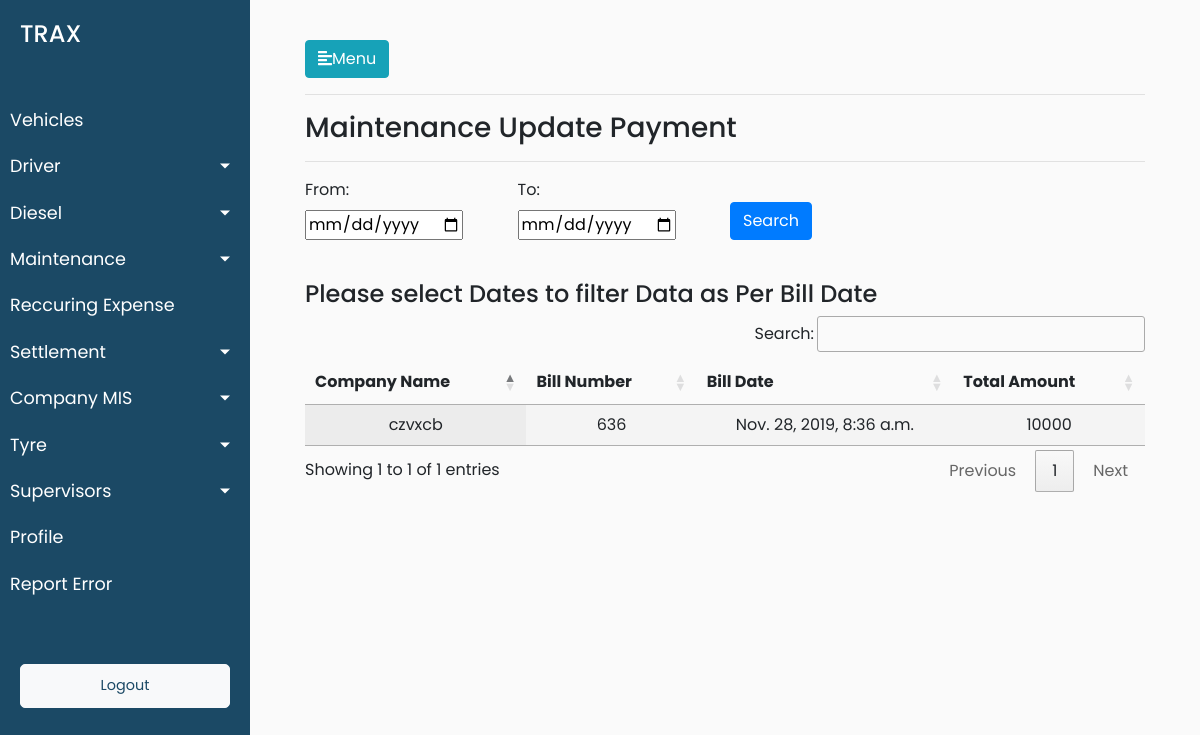
Before: /maintenance/maintenance_update_payment (signed in) with the older database file.
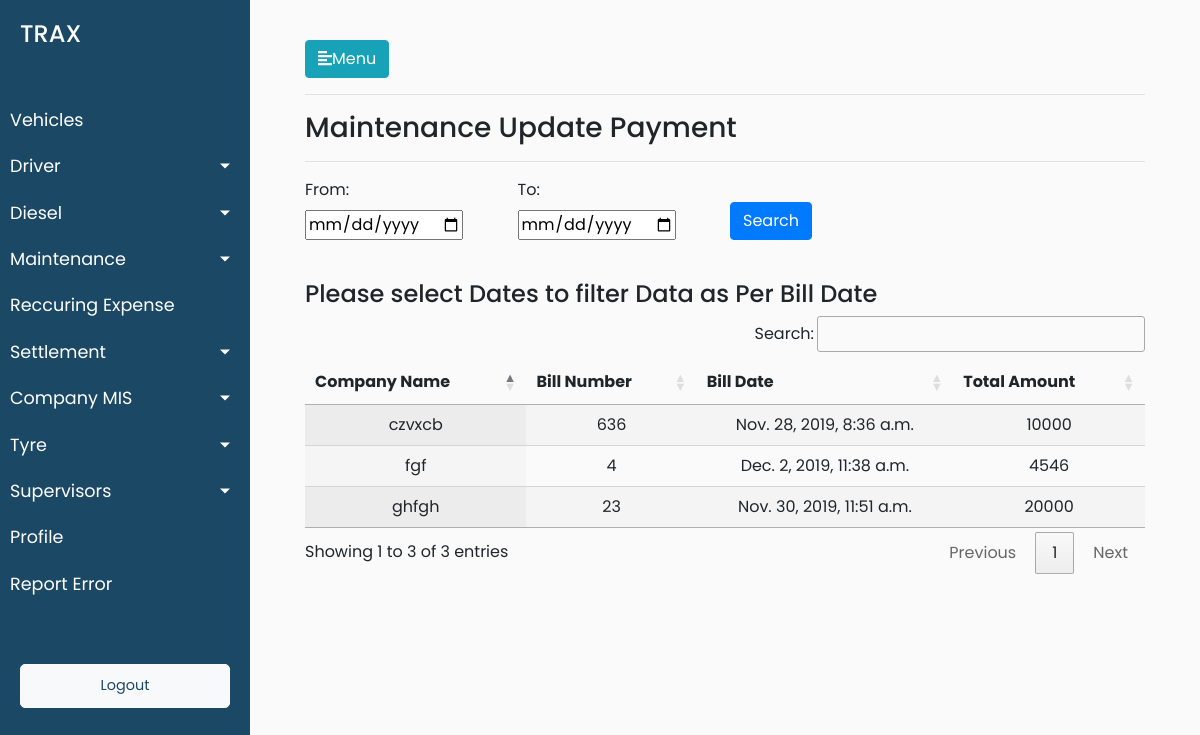
After: the same page with the newer database file.
### trax_vehicle_manager_data/models.py (models this page shows, shortened)
class Expenses(models.Model):
    expense_name = models.CharField(max_length=50)
    expense_id = models.PositiveSmallIntegerField()
    expense_vehicle_id = models.ForeignKey(Vehicles, on_delete = models.CASCADE)

class Maintenance(Expenses):
    YES = 'yes'
    NO = 'no'
    chalak_malak_choices = ((YES,'yes'),(NO,'no'))
    vehicle_number = models.PositiveIntegerField()
    vehicle_detail = models.CharField(max_length=50)
    bill_date = models.DateTimeField(default=timezone.now)
    vehicle_type = models.CharField(max_length=50)
    chalak_malal = models.CharField(choices=chalak_malak_choices,max_length=100)
    company_name = models.CharField(max_length=50)
    odometer_reading = models.PositiveIntegerField()
    bill_number = models.PositiveIntegerField()
    dealer_part_number = models.PositiveIntegerField()
    maintenance_dealer_name = models.CharField(max_length=900)
    particular = models.CharField(max_length=50)
    particular_details = models.CharField(max_length=50)
    quantity = models.PositiveIntegerField()
    rate = models.PositiveIntegerField()
    amount = models.PositiveIntegerField()
    discount = models.PositiveIntegerField()
    tax = models.PositiveIntegerField()
    tds = models.PositiveIntegerField()
    labour_charge = models.PositiveIntegerField()
    total_amount = models.PositiveIntegerField()

### trax_vehicle_manager_data/views.py (the view)
# urls.py: path('maintenance/maintenance_update_payment',views.maintenance_update_payment,name='maintenance_update_payment'),
@login_required(login_url='/login')
def maintenance_update_payment(request):
    maintenanceobjectlist = []
    if request.method == "POST":
        date1=request.POST['date1']
        date2=request.POST['date2']
        maintenanceobjectlist = Maintenance.objects.filter(bill_date__range=[date1,date2]).all()
        filter_date = "True"
        data =  {'maintenance_data_objects':maintenanceobjectlist,'date1':date1,'date2':date2,'filter_date':filter_date}
    else:
        maintenanceobjectlist = Maintenance.objects.all()
        data = {'maintenance_data_objects':maintenanceobjectlist}
    return render(request,'trax_vehicle_manager_data/maintenance_update_payment.html',data)

### trax_vehicle_manager_data/templates/trax_vehicle_manager_data/maintenance_update_payment.html (shortened to what this page needs)
{% extends 'trax_vehicle_manager_data/base.html' %}
{% load static %}
{% block stylesheets %}
<link rel="stylesheet" href="//cdn.datatables.net/1.10.19/css/jquery.dataTables.min.css">
{% endblock stylesheets %}
{% block content %}
<hr>
<h3>Maintenance Update Payment</h3>
<hr>
<form action={% url 'trax_vehicle_manager_data:maintenance_update_payment' %} method="post">
                        <div>
                        <div class="form-row">
                        <div class="form-group col-md-3">
                            <label for="start_date_lbl">From:</label><br>
                            <input type="date" class="datepicker" id="date1" name="date1">
                        </div>
                        <div class="form-group col-md-3">
                            <label for="end_date_lbl">To:</label><br>
                            <input type="date" class="datepicker" id="date2" name="date2">
                        </div>
                        <div class="form-group col-md-3">
                        <br>
                        <button type="submit" class="submit-btn btn btn-primary">Search</button>
                        </div>
                        </div>
                        <br>
                    </form>
<div>
{% if filter_date == "True" %}
<h4>{{date1|title}}To{{date2|title}}</h4>
{% else %}
<h4>Please select Dates to filter Data as Per Bill Date</h4>
{% endif %}
</div>
<div>
    <table id="test_table" class="display" style="width:100%">
        <thead>
            <tr>
                <th>Company Name</th>
                <th>Bill Number</th>
                <th>Bill Date</th>
                <th>Total Amount</th>
            </tr>
        </thead>
        <tbody>
        {% for maintenance_data in maintenance_data_objects %}
            <tr>
                <td><a href="{% url 'trax_vehicle_manager_data:maintenance_summary_one_company' dealer_name=maintenance_data.maintenance_dealer_name %}">{{maintenance_data.maintenance_dealer_name}}</td>
                <td>{{maintenance_data.bill_number}}</td>
                <td>{{maintenance_data.bill_date}}</td>
                <td>{{maintenance_data.total_amount}}</td>
            </tr>
        {% endfor %}
        </tbody>
    </table>
</div>
{% endblock %}

Changed rows visible on the page:
added Maintenance: maintenance_dealer_name "fgf", bill_number "4", bill_date "Dec. 2, 2019, 11:38 a.m.", total_amount "4546"
added Maintenance: maintenance_dealer_name "ghfgh", bill_number "23", bill_date "Nov. 30, 2019, 11:51 a.m.", total_amount "20000"
Other visible differences:
text written by a page script: "Search: Showing 1 to 1 of 1 entries Previous 1 Next" → "Search: Showing 1 to 3 of 3 entries Previous 1 Next"
